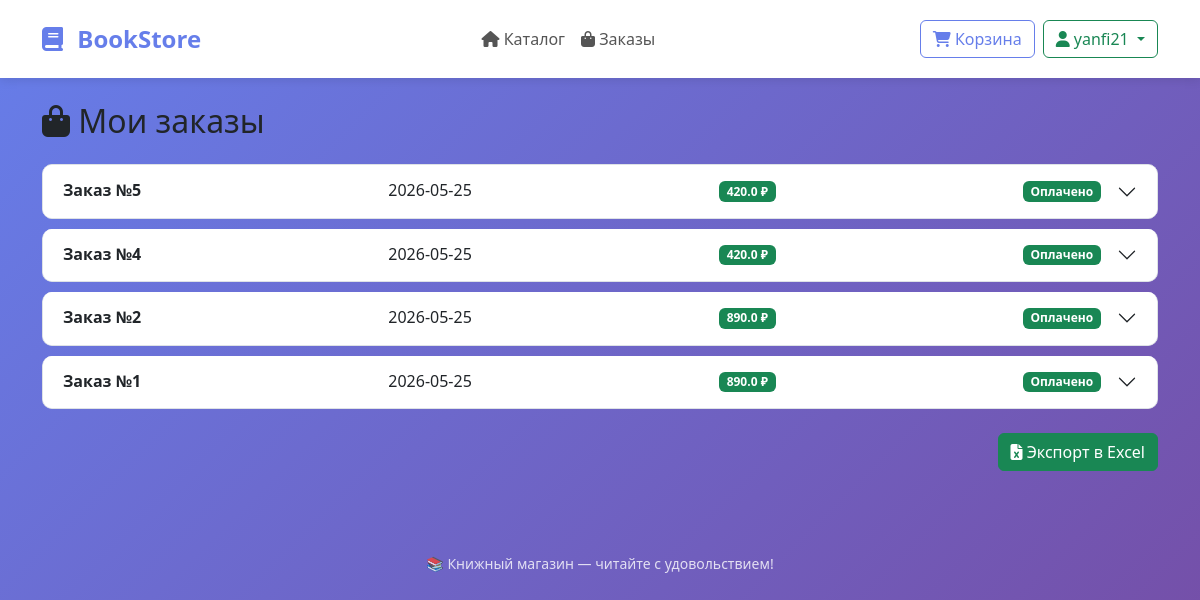
Page /orders (signed in) on the committed database.
### tables this page shows
CREATE TABLE orders (
        id INTEGER PRIMARY KEY AUTOINCREMENT,
        user_id INTEGER NOT NULL,
        order_date TEXT DEFAULT CURRENT_TIMESTAMP,
        total_amount REAL NOT NULL,
        status TEXT DEFAULT 'Оплачено',
        FOREIGN KEY (user_id) REFERENCES users(id)
    );

### app.py (the view)
@app.route('/orders')
@login_required
def orders():
    conn = sqlite3.connect('bookstore.db')
    c = conn.cursor()
    user_orders = c.execute('''
        SELECT id, order_date, total_amount, status
        FROM orders
        WHERE user_id = ?
        ORDER BY order_date DESC
    ''', (session['user_id'],)).fetchall()
    orders_list = []
    for order in user_orders:
        items = c.execute('''
            SELECT product_name, price, quantity
            FROM order_items
            WHERE order_id = ?
        ''', (order[0],)).fetchall()
        order_items = []
        for item in items:
            order_items.append({
                'product_name': item[0],
                'price': item[1],
                'quantity': item[2]
            })
        orders_list.append({
            'id': order[0],
            'date': order[1],
            'total': order[2],
            'status': order[3],
            'order_items': order_items
        })
    conn.close()
    return render_template('orders.html', orders=orders_list)

### app.py (called while the page is built)
@app.context_processor
def utility_processor():
    def get_cart_count():
        if 'user_id' not in session:
            return 0
        conn = sqlite3.connect('bookstore.db')
        c = conn.cursor()
        result = c.execute("SELECT SUM(quantity) FROM cart WHERE user_id = ?", (session['user_id'],)).fetchone()
        conn.close()
        return result[0] or 0
    return dict(cart_count=get_cart_count())

def login_required(f):
    @wraps(f)
    def decorated_function(*args, **kwargs):
        if 'user_id' not in session:
            flash('Пожалуйста, войдите в систему', 'warning')
            return redirect(url_for('login'))
        return f(*args, **kwargs)
    return decorated_function

### templates/orders.html (shortened to what this page needs)
{% extends "base.html" %}
{% block content %}
<h2 class="mb-4"><i class="fas fa-shopping-bag"></i> Мои заказы</h2>
{% if orders %}
    <div class="accordion" id="ordersAccordion">
        {% for order in orders %}
        <div class="accordion-item">
            <h2 class="accordion-header">
                <button class="accordion-button collapsed" type="button" data-bs-toggle="collapse" data-bs-target="#order{{ order.id }}">
                    <div class="d-flex justify-content-between w-100 me-3">
                        <span><strong>Заказ №{{ order.id }}</strong></span>
                        <span>{{ order.date[:10] }}</span>
                        <span class="badge bg-success">{{ order.total }} ₽</span>
                        <span class="badge bg-success">Оплачено</span>
                    </div>
                </button>
            </h2>
        </div>
        {% endfor %}
    </div>
    <div class="mt-4 text-end">
        <a href="/export-excel" class="btn btn-success">
            <i class="fas fa-file-excel"></i> Экспорт в Excel
        </a>
    </div>
{% endif %}
{% endblock %}

### templates/base.html (style rules this page uses)
body { background: linear-gradient(135deg, #667eea 0%, #764ba2 100%); min-height: 100vh; font-family: 'Segoe UI', Tahoma, Geneva, Verdana, sans-serif; }
.accordion-item { border-radius: 10px !important; overflow: hidden; margin-bottom: 10px; }
.accordion-button { background: white; }

### rows in the picture
orders: id "5", order_date "2026-05-25", total "420.0"
orders: id "4", order_date "2026-05-25", total "420.0"
orders: id "2", order_date "2026-05-25", total "890.0"
orders: id "1", order_date "2026-05-25", total "890.0"

### other values in the picture
{{ session.username }} "yanfi21"
